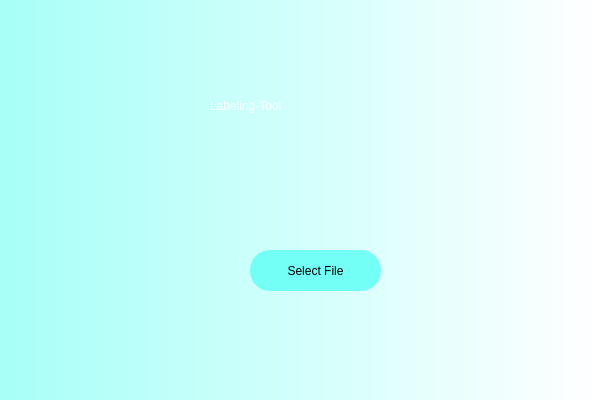
<?xml version="1.0" encoding="UTF-8"?>
<ui version="4.0">
 <class>Dialog</class>
 <widget class="QDialog" name="Dialog">
  <property name="geometry">
   <rect>
    <x>0</x>
    <y>0</y>
    <width>600</width>
    <height>400</height>
   </rect>
  </property>
  <property name="windowTitle">
   <string>Dialog</string>
  </property>
  <widget class="QWidget" name="widget" native="true">
   <property name="geometry">
    <rect>
     <x>0</x>
     <y>0</y>
     <width>601</width>
     <height>401</height>
    </rect>
   </property>
   <property name="styleSheet">
    <string notr="true">QWidget#widget {
background-color:qlineargradient(spread:pad, x1:0, y1:0, x2:1, y2:0, stop:0 rgba(167, 255, 248, 255), stop:1 rgba(255, 255, 255, 255))
}</string>
   </property>
   <widget class="QPushButton" name="selectFile">
    <property name="geometry">
     <rect>
      <x>250</x>
      <y>250</y>
      <width>131</width>
      <height>41</height>
     </rect>
    </property>
    <property name="styleSheet">
     <string notr="true">border-radius:20px;
font: 14pt &quot;돋움&quot;;
background-color:rgb(115, 255, 246);</string>
    </property>
    <property name="text">
     <string>Select File</string>
    </property>
   </widget>
   <widget class="QLabel" name="label">
    <property name="geometry">
     <rect>
      <x>210</x>
      <y>60</y>
      <width>201</width>
      <height>91</height>
     </rect>
    </property>
    <property name="styleSheet">
     <string notr="true">color: white;
font: 81 20pt &quot;에스코어 드림 8 Heavy&quot;;</string>
    </property>
    <property name="text">
     <string>Labeling-Tool</string>
    </property>
   </widget>
  </widget>
 </widget>
 <resources/>
 <connections/>
</ui>
